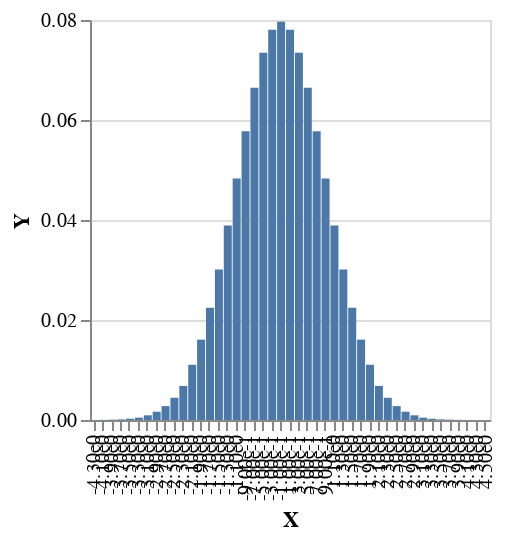

Notebook code for this chart:
### Code cell
plotVega $ histogram 45 0.2 (normal 0 1)

### Figure 1 — Vega-Lite specification as saved in the notebook (floating-point values rounded to 4 significant figures)
{"$schema": "https://vega.github.io/schema/vega-lite/v4.json", "data": {"values": [{"X": "-4.30e0", "Y": 1.131e-05}, {"X": "-4.10e0", "Y": 2.696e-05}, {"X": "-3.90e0", "Y": 6.453e-05}, {"X": "-3.70e0", "Y": 0.0001189}, {"X": "-3.50e0", "Y": 0.000252}, {"X": "-3.30e0", "Y": 0.0004717}, {"X": "-3.10e0", "Y": 0.0009387}, {"X": "-2.90e0", "Y": 0.001658}, {"X": "-2.70e0", "Y": 0.00278}, {"X": "-2.50e0", "Y": 0.004448}, {"X": "-2.30e0", "Y": 0.006816}, {"X": "-2.10e0", "Y": 0.01105}, {"X": "-1.90e0", "Y": 0.01607}, {"X": "-1.70e0", "Y": 0.02244}, {"X": "-1.50e0", "Y": 0.03012}, {"X": "-1.30e0", "Y": 0.03889}, {"X": "-1.10e0", "Y": 0.04832}, {"X": "-9.00e-1", "Y": 0.05777}, {"X": "-7.00e-1", "Y": 0.06644}, {"X": "-5.00e-1", "Y": 0.07346}, {"X": "-3.00e-1", "Y": 0.07804}, {"X": "-1.00e-1", "Y": 0.07963}, {"X": "1.00e-1", "Y": 0.07804}, {"X": "3.00e-1", "Y": 0.07346}, {"X": "5.00e-1", "Y": 0.06644}, {"X": "7.00e-1", "Y": 0.05777}, {"X": "9.00e-1", "Y": 0.04832}, {"X": "1.10e0", "Y": 0.03889}, {"X": "1.30e0", "Y": 0.03012}, {"X": "1.50e0", "Y": 0.02244}, {"X": "1.70e0", "Y": 0.01607}, {"X": "1.90e0", "Y": 0.01105}, {"X": "2.10e0", "Y": 0.006816}, {"X": "2.30e0", "Y": 0.004448}, {"X": "2.50e0", "Y": 0.00278}, {"X": "2.70e0", "Y": 0.001658}, {"X": "2.90e0", "Y": 0.0009387}, {"X": "3.10e0", "Y": 0.0004717}, {"X": "3.30e0", "Y": 0.000252}, {"X": "3.50e0", "Y": 0.0001189}, {"X": "3.70e0", "Y": 6.453e-05}, {"X": "3.90e0", "Y": 2.696e-05}, {"X": "4.10e0", "Y": 1.131e-05}, {"X": "4.30e0", "Y": 5.562e-06}, {"X": "4.50e0", "Y": 2.052e-06}]}, "encoding": {"x": {"field": "X", "sort": ["-4.30e0", "-4.10e0", "-3.90e0", "-3.70e0", "-3.50e0", "-3.30e0", "-3.10e0", "-2.90e0", "-2.70e0", "-2.50e0", "-2.30e0", "-2.10e0", "-1.90e0", "-1.70e0", "-1.50e0", "-1.30e0", "-1.10e0", "-9.00e-1", "-7.00e-1", "-5.00e-1", "-3.00e-1", "-1.00e-1", "1.00e-1", "3.00e-1", "5.00e-1", "7.00e-1", "9.00e-1", "1.10e0", "1.30e0", "1.50e0", "1.70e0", "1.90e0", "2.10e0", "2.30e0", "2.50e0", "2.70e0", "2.90e0", "3.10e0", "3.30e0", "3.50e0", "3.70e0", "3.90e0", "4.10e0", "4.30e0", "4.50e0"], "type": "nominal"}, "y": {"field": "Y", "type": "quantitative"}}, "height": 200, "mark": "bar", "width": 200}
